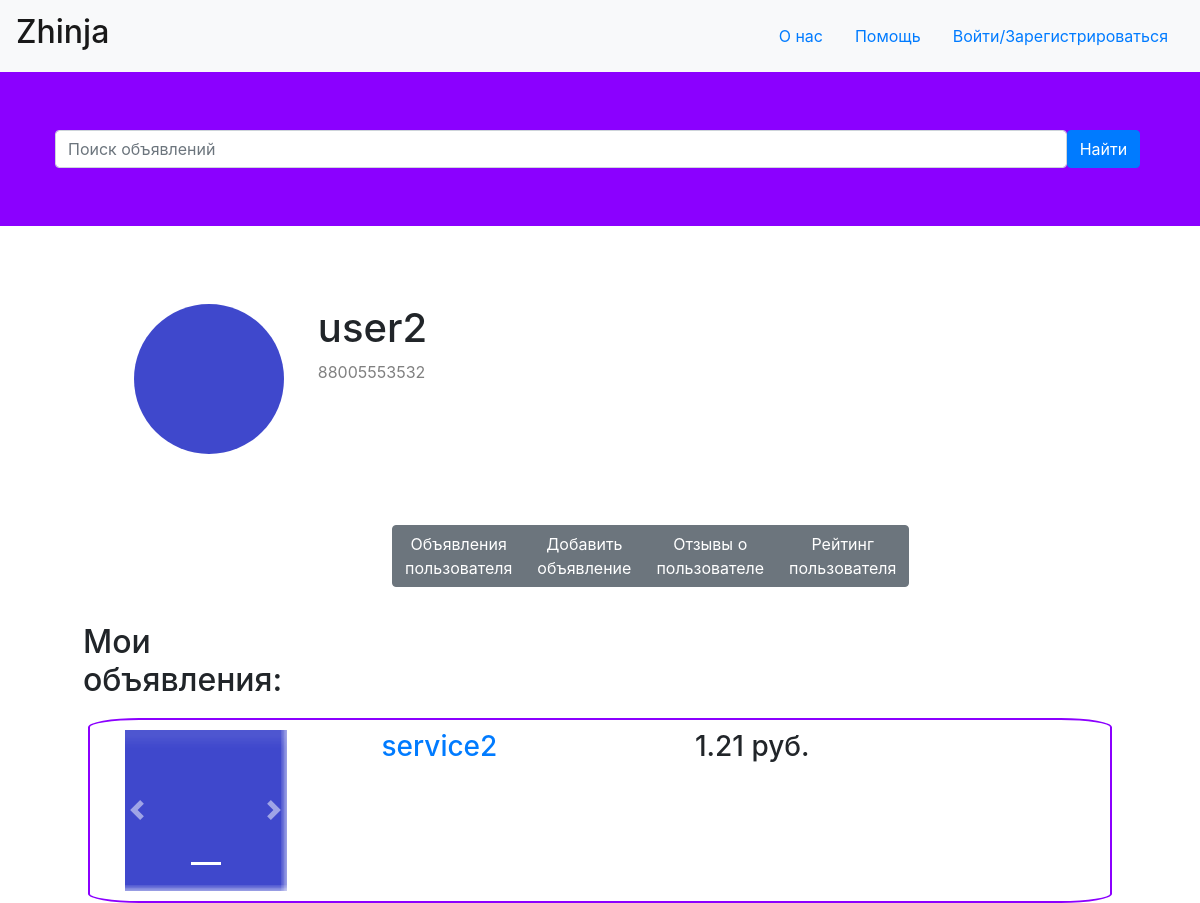
The app's page /profile/2/ with its own data.
### tables this page shows
CREATE TABLE "user"
(
	id integer not null
		constraint user_pk
			primary key autoincrement,
	status_id integer default 1 not null
		references status,
	phone text not null,
	password text not null,
	name text not null,
	image_id integer
		constraint user_images_id_fk
			references images
);

CREATE TABLE "service"
(
	id integer not null
		constraint service_pk
			primary key autoincrement,
	user_id integer not null
		references user,
	name text not null,
	description_id integer not null
		references description,
	price real not null
);

### routes.py (the view)
@application.route('/profile/<int:user_id>/', methods=["GET", "POST"])
@application.route('/profile/<int:user_id>/<string:type>', methods=["GET", "POST"])
def profile(user_id: int, type: str = "services"):
    if request.method == "POST" and request.form.get("tel") and request.form.get("password"):
        user = sessions["main_database"].query(User) \
            .filter(User.phone == request.form.get("tel"), User.password == request.form.get("password")).first()
        if user:
            cookie["id"] = user.id
            return redirect(f'/profile/{user.id}')
    session = sessions["main_database"]
    searched = request.form.get("search_label")
    if searched:
        return redirect('/')
    user = session.query(User).filter(User.id == user_id).first()
    user_image = session.query(Images).filter(Images.out_id == user.image_id).first()
    services = session.query(Service).filter(Service.user_id == user_id).all()
    data = {
        "registered": cookie.get("id") == user_id,
        "user": {
            "id": user_id,
            "name": user.name,
            "image": str(buffer_image(user_image.id, user_image.image)) + ".png",
            "phone": user.phone,
            "average_rating": 0
        },
        "services": [],
        "comments": []
    }
    for service in services:
        description = session.query(Description).filter(Description.id == service.description_id).first()
        images = session.query(Images).filter(Images.out_id == description.images_id).all()
        service_comments = session.query(Comment, Description) \
            .filter((Comment.service_id == service.id), (Description.id == Comment.description_id)).all()
        data["services"].append({
            "id": service.id,
            "name": service.name,
            "price": service.price,
            "description": {
                "images": [str(buffer_image(image.id, image.image)) + ".png" for image in images],
                "description": {
                    "comment": description.description
                },
            },
        })
        for comment, description in service_comments:
            author = session.query(User).filter(User.id == comment.user_id).first()
            author_image = session.query(Images).filter(Images.out_id == author.image_id).first()
            data["comments"].append({
                "id": comment.id,
                "author": {
                    "id": author.id,
                    "name": author.name,
                    "image": str(buffer_image(author_image.id, author_image.image)) + ".png"
                },
                "description": {
                    "images": [str(buffer_image(image.id, image.image)) + ".png" for image in
                               session.query(Images).filter(Images.id == description.images_id).all()],
                    "description": {
                        "impression": description.description.split(delimiter)[0],
                        "pluses": description.description.split(delimiter)[1],
                        "minuses": description.description.split(delimiter)[2],
                        "comment": description.description.split(delimiter)[3]
                    }
                },
                "rating": comment.rating
            })
            data["user"]["average_rating"] += comment.rating
    try:
        data["user"]["average_rating"] /= len(data["comments"])
    except ZeroDivisionError:
        data["user"]["average_rating"] = 5
    if type == "services":
        return render_template("profile.html", data=data, len=len, round=round)
    elif type == "create_service":
        return redirect('/create_service')
    elif type == "comment":
        return render_template("profile_comment.html", data=data, len=len, round=round)
    elif type == "rating":
        return render_template("profile_rating.html", data=data, len=len, round=round)

### declarations.py (called while the page is built)
def bytes_to_image(bytearr: bytes) -> Image:
    return Image.open(BytesIO(bytearr))

def buffer_image(id: int, bytearr: bytes) -> int:
    image = bytes_to_image(bytearr)
    image.save(f"static/images/{id}.png")
    return id

### templates/profile.html (shortened to what this page needs)
<!doctype html>
<html lang="en">
<head>
    <link rel="stylesheet" href="https://stackpath.bootstrapcdn.com/bootstrap/4.3.1/css/bootstrap.min.css">
    <link rel="stylesheet" href="https://stackpath.bootstrapcdn.com/bootstrap/4.2.1/css/bootstrap.min.css"
>
    <link rel="stylesheet" type="text/css" href="{{url_for('static', filename='css/main.css') }}">
</head>
<body>
<header>
        <nav class="navbar navbar-light bg-light">
        <a class="navbar-brand" href="/"><h2>Zhinja</h2></a>
             <ul class="nav justify-content-right">
                <li class="nav-item">
                    <a class="nav-link" href="#From_us" data-toggle="modal">О нас</a>
                </li>
                <li class="nav-item">
                    <a class="nav-link" href="#Help" data-toggle="modal">Помощь</a>
                </li>
                {%if data["registred"]%}
                    <li class="nav-item">
                        <div class="container">
                            <div class="col-1-5">
                                <a href="profile"><img src={{url_for('static', filename='images/' + data["user"]["image"])}} class="rounded-circle z-depth-0" alt="avatar image" height="50" width="50" border-radius="50%"></a>
                            </div>
                        </div>
                    </li>
                {%else%}
                    <li class="nav-item">
                        <a class="nav-link" href="#Reg" data-toggle="modal">Войти/Зарегистрироваться</a>
                    </li>
                {%endif%}
            </ul>
        </nav>
    </header>
    <form class="headf" method="post">
        <div class="container">
            <div class="form-group">
            <div class="row-hea">
                <div class="col-1-3">
                    <div class="row">
                        <div class="col-11" style="padding-right: 0">
                            <div class="input-group">
                                <input type="search" class="form-control rounded my-5" placeholder="Поиск объявлений"
                                       aria-label="Search"
                                       aria-describedby="search-addon" name="search_label"/>
                            </div>
                        </div>
                        <div class="col-1" style="padding-left: 0">
                            <button type="submit" class="btn btn-primary my-5">Найти</button>
                        </div>
                    </div>
                </div>
            </div>
        </div>
        </div>
    </form>
<div class="main">
    <div class="container-m mx-auto">
        <div class="container-profile">
            <div class="row">
                <div class="col-1-7">
                    <img src={{url_for('static', filename='images/' + data["user"]["image"])}} class="rounded-circle z-depth-0" alt="avatar image" height="150" width="150"
                         border-radius="50%">
                </div>
                <div class="col-1-5">
                    <h1>{{data["user"]["name"]}}</h1>
                    <p class="email-profile">{{data["user"]["phone"]}}</p>
                </div>
            </div>
        </div>
        <div class="container-pr">
            <div class="row">
                <center>
                    <div class="col-md-4">
                        <div class="btn-toolbar mb-3" role="toolbar" aria-label="Панель инструментов с группами кнопок">
                            <div class="btn-group mr-2" role="group" aria-label="First group">
                                <a type="submit" class="btn btn-secondary" href="services">Объявления пользователя</a>
                                <a type="submit" class="btn btn-secondary" href="create_service">Добавить объявление</a>
                                <a type="submit" class="btn btn-secondary" href="comment">Отзывы о пользователе</a>
                                <a type="submit" class="btn btn-secondary" href="rating">Рейтинг пользователя</a>
                            </div>
                        </div>
                    </div>
                </center>
            </div>
        </div>
    </div>
    <div class="container-m mx-auto">
        <div class="row">
            <div class="col-1-3-cars">
                <h2>Мои объявления:</h2>
            </div>
        </div>
    </div>
    <div class="container-m1 mx-auto">
        {% for item in data['services'] %}
        <div class="row">
            <div class="col-1-3-cars">
                <div id="sliderInner" class="carousel slide" data-ride="false">
                    <ol class="carousel-indicators">
                        {% for i in range(len(item["description"]["images"])) %}
                        {% if i == 0 %}
                        <li data-target="#skySlider" data-slide-to="0" class="active"></li>
                        {% else %}
                        <li data-target="#skySlider" data-slide-to={{i}}></li>
                        {% endif %}
                        {% endfor %}
                    </ol>
                    <div class="carousel-inner">
                        <div class="carousel-item active">
                            <img src={{url_for('static', filename='images/' + item["description"]["images"][0])}}
                            class="d-block w-100" alt="Природа">
                        </div>
                    </div>
                    <a class="carousel-control-prev" href="#sliderInner" role="button" data-slide="prev">
                        <span class="carousel-control-prev-icon" aria-hidden="true"></span>
                    </a>
                    <a class="carousel-control-next" href="#sliderInner" role="button" data-slide="next">
                        <span class="carousel-control-next-icon" aria-hidden="true"></span>
                    </a>
                </div>
            </div>
            <div class="col-1-3-pr">
                <a href="/service/{{item["id"]}}"><h3>{{item["name"]}}</h3></a>
            </div>
            <div class="col-1-3_c">
                <h3>{{item["price"]}} руб.</h3>
            </div>
        </div>
        {% endfor %}
    </div>
</div>
</body>
</html>

### static/css/main.css (style rules this page uses)
.container-m { width: 100%; max-width: 1024px; min-width: 960px; }
.main { padding: 20 0px; }
.headf { background: #8b00ff; }
.col-1-3-cars { width: 27%; float: left; padding-right: 10%; }
.col-1-3-pr { width: 33%; float: left; }
.row { padding: 10px; }
.col-1-7 { width: 165px; height: 150px; float: left; }
.col-1-5 { width: 20%; padding-left: 2%; float: left; }
.container-profile { padding: 5%; }
.email-profile { color: #808080; height: 15px; }
.container-m1 { width: 100%; max-width: 1024px; min-width: 960px; padding-left: 40px; padding-right: 40px; border-radius: 5%; border: 2px solid #8b00ff; }

### records on screen
user: user.name "user2", user.phone "88005553532"
service: name "service2", price "1.21"
